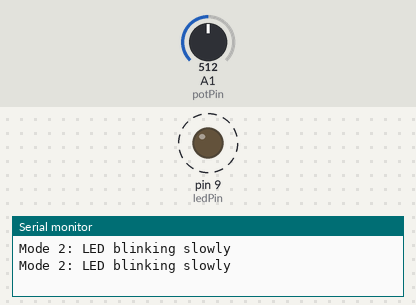
Recording of a sketch running on a simulated Arduino Uno, built with avr-gcc and run on an emulated ATmega328P. On the bench: output pins drawn as LEDs (lit = HIGH), the last lines printed to the serial monitor. Dashed ring = blinking. Inputs (shaded band) come from the test bench; at power-on: A1 (potPin) = 512.

Above: at 1.3 s.
1.4 s: A1 (potPin) set to 499
At 2.7 s:
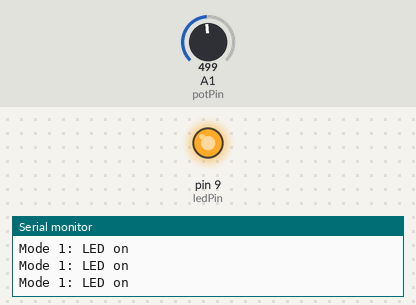
3.4 s: A1 (potPin) set to 900
At 3.9 s:
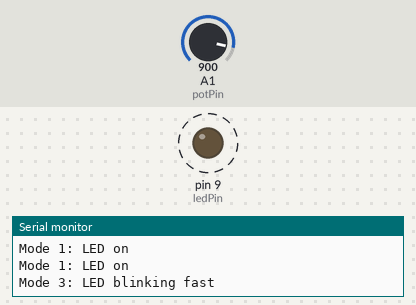
6.4 s: A1 (potPin) set to 511
At 6.8 s:
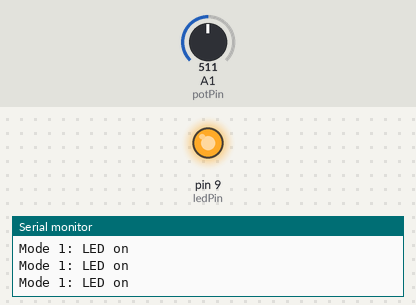
Timing chart, 0 to 9.4 s (numbered marks = the images above; inputs shaded):
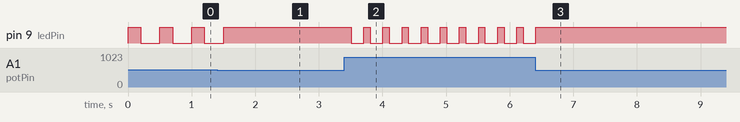

Measured:
- the behaviour switches between 512 and 511 on A1 (potPin) (found by bisection; images 0 and 1)
- after the input at 1.4 s, pin 9 (ledPin): goes on until 1.5 s, then stays HIGH
- after the input at 3.4 s, pin 9 (ledPin): alternates HIGH for 0.10 s and LOW for 0.20 s, starting after 0.11 s
- after the input at 6.4 s, pin 9 (ledPin): goes on until 6.4 s, then stays HIGH
- by itself, pin 9 (ledPin): alternates HIGH for 0.20 s and LOW for 0.30 s

The sketch:

Day_09_3_array.ino
```cpp
const int ledPin = 9;        // Pin connected to the LED
const int potPin = A1;       // Pin connected to the potentiometer
int mode = 0;                // Variable to store the current mode

void setup() {
  pinMode(ledPin, OUTPUT);   // Set LED pin as output
  Serial.begin(9600);        // Start serial communication for debugging
}

void loop() {
  int sensorValue = analogRead(potPin);   // Read the potentiometer value
  mode = map(sensorValue, 0, 1023, 0, 4); // Map the value to a range of 0 to 4

  switch (mode) {
    case 0:
      digitalWrite(ledPin, LOW);          // Mode 0: LED off
      Serial.println("Mode 0: LED off");
      break;

    case 1:
      digitalWrite(ledPin, HIGH);         // Mode 1: LED on
      Serial.println("Mode 1: LED on");
      break;

    case 2:
      blinkLED(200);                      // Mode 2: LED blinks slowly
      Serial.println("Mode 2: LED blinking slowly");
      break;

    case 3:
      blinkLED(100);                      // Mode 3: LED blinks fast
      Serial.println("Mode 3: LED blinking fast");
      break;

    case 4:
      digitalWrite(ledPin, LOW);          // Mode 4: LED off (default case)
      Serial.println("Mode 4: LED off");
      break;

    default:
      digitalWrite(ledPin, LOW);          // Default case: LED off
      Serial.println("Default: LED off");
      break;
  }

  delay(100);  // Small delay to make the mode switch smoother
}

// Function to blink the LED with a specified interval
void blinkLED(int interval) {
  digitalWrite(ledPin, HIGH);
  delay(interval);
  digitalWrite(ledPin, LOW);
  delay(interval);
}
```
